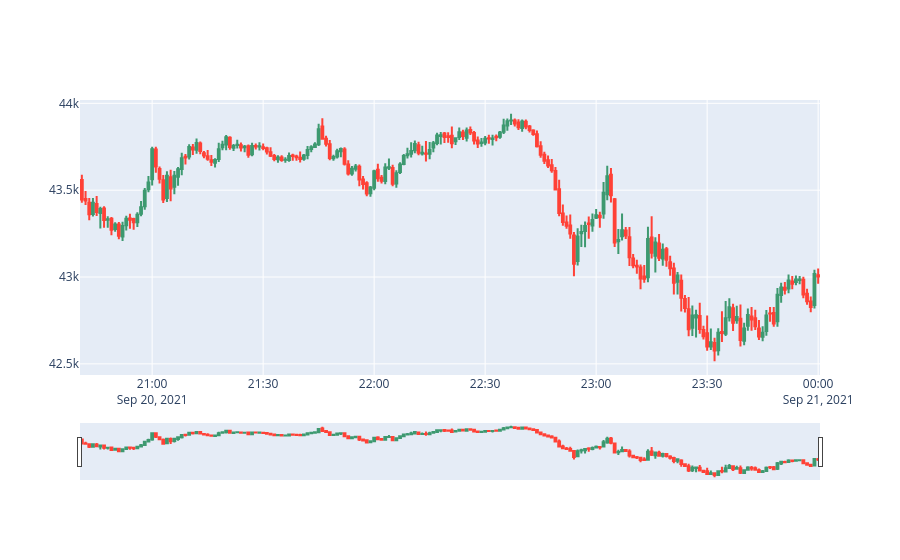

Source (notebook cell):
### Code cell
import plotly.graph_objects as go
btc_mini = btc.iloc[-200:]
fig = go.Figure(data=[go.Candlestick(x=btc_mini.index, open=btc_mini['Open'], high=btc_mini['High'], low=btc_mini['Low'], close=btc_mini['Close'])])
fig.show()

### Figure 1 — Plotly figure (JSON) as saved in the notebook; plotly's stock layout.template omitted (floating-point values rounded to 4 significant figures; data arrays with more than 128 entries replaced by an {"elided": "..."} marker saying what was removed)
{"data": [{"close": {"elided": "200 float values"}, "high": {"elided": "200 float values"}, "low": {"elided": "200 float values"}, "open": {"elided": "200 float values"}, "type": "candlestick", "x": {"elided": "200 str values"}}], "layout": {}}
